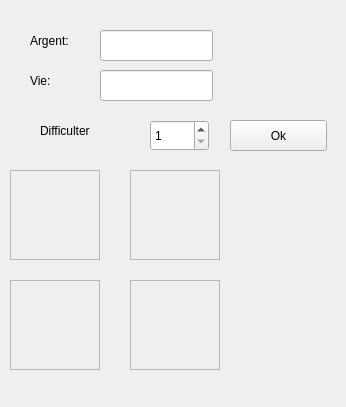
<?xml version="1.0" encoding="UTF-8"?>
<ui version="4.0">
 <class>newpartie</class>
 <widget class="QWidget" name="newpartie">
  <property name="geometry">
   <rect>
    <x>0</x>
    <y>0</y>
    <width>346</width>
    <height>407</height>
   </rect>
  </property>
  <property name="windowTitle">
   <string>Form</string>
  </property>
  <widget class="QLabel" name="label">
   <property name="geometry">
    <rect>
     <x>30</x>
     <y>30</y>
     <width>67</width>
     <height>21</height>
    </rect>
   </property>
   <property name="text">
    <string>Argent:</string>
   </property>
  </widget>
  <widget class="QLabel" name="label_2">
   <property name="geometry">
    <rect>
     <x>30</x>
     <y>70</y>
     <width>67</width>
     <height>21</height>
    </rect>
   </property>
   <property name="text">
    <string>Vie:</string>
   </property>
  </widget>
  <widget class="QLabel" name="label_3">
   <property name="geometry">
    <rect>
     <x>40</x>
     <y>120</y>
     <width>67</width>
     <height>21</height>
    </rect>
   </property>
   <property name="text">
    <string>Difficulter</string>
   </property>
  </widget>
  <widget class="QLineEdit" name="txtargent">
   <property name="geometry">
    <rect>
     <x>100</x>
     <y>30</y>
     <width>113</width>
     <height>31</height>
    </rect>
   </property>
  </widget>
  <widget class="QLineEdit" name="txtvie">
   <property name="geometry">
    <rect>
     <x>100</x>
     <y>70</y>
     <width>113</width>
     <height>31</height>
    </rect>
   </property>
  </widget>
  <widget class="QSpinBox" name="spinBox">
   <property name="geometry">
    <rect>
     <x>150</x>
     <y>120</y>
     <width>59</width>
     <height>31</height>
    </rect>
   </property>
   <property name="minimum">
    <number>1</number>
   </property>
   <property name="maximum">
    <number>3</number>
   </property>
  </widget>
  <widget class="QFrame" name="frame">
   <property name="geometry">
    <rect>
     <x>10</x>
     <y>170</y>
     <width>90</width>
     <height>90</height>
    </rect>
   </property>
   <property name="frameShape">
    <enum>QFrame::StyledPanel</enum>
   </property>
   <property name="frameShadow">
    <enum>QFrame::Raised</enum>
   </property>
  </widget>
  <widget class="QFrame" name="frame_2">
   <property name="geometry">
    <rect>
     <x>130</x>
     <y>170</y>
     <width>90</width>
     <height>90</height>
    </rect>
   </property>
   <property name="frameShape">
    <enum>QFrame::StyledPanel</enum>
   </property>
   <property name="frameShadow">
    <enum>QFrame::Raised</enum>
   </property>
  </widget>
  <widget class="QFrame" name="frame_3">
   <property name="geometry">
    <rect>
     <x>10</x>
     <y>280</y>
     <width>90</width>
     <height>90</height>
    </rect>
   </property>
   <property name="frameShape">
    <enum>QFrame::StyledPanel</enum>
   </property>
   <property name="frameShadow">
    <enum>QFrame::Raised</enum>
   </property>
  </widget>
  <widget class="QFrame" name="frame_4">
   <property name="geometry">
    <rect>
     <x>130</x>
     <y>280</y>
     <width>90</width>
     <height>90</height>
    </rect>
   </property>
   <property name="frameShape">
    <enum>QFrame::StyledPanel</enum>
   </property>
   <property name="frameShadow">
    <enum>QFrame::Raised</enum>
   </property>
  </widget>
  <widget class="QPushButton" name="btnok">
   <property name="geometry">
    <rect>
     <x>230</x>
     <y>120</y>
     <width>97</width>
     <height>31</height>
    </rect>
   </property>
   <property name="text">
    <string>Ok</string>
   </property>
  </widget>
 </widget>
 <resources/>
 <connections/>
</ui>
